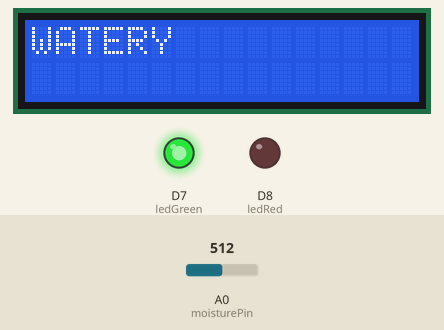
Bench run of a sketch on a simulated ESP8266 (NodeMCU). Parts: 16×2 character LCD, output pins drawn as LEDs (lit = HIGH). The test bench sets the inputs (shaded band); at power-on: A0 (moisturePin) = 512. WiFi joins after 1.5 s; servers stay silent unless stated; what the sketch prints to the serial monitor is not drawn.

Above: at 2.8 s.
2.9 s: A0 (moisturePin) set to 214
4.9 s: A0 (moisturePin) set to 185
At 6.7 s:
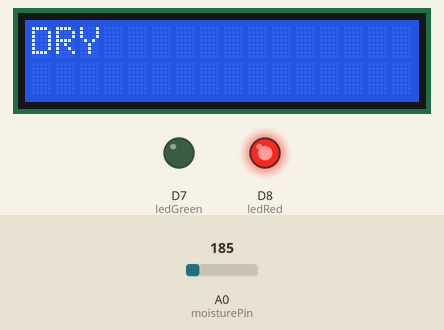
7.2 s: A0 (moisturePin) set to 210
At 8.8 s:
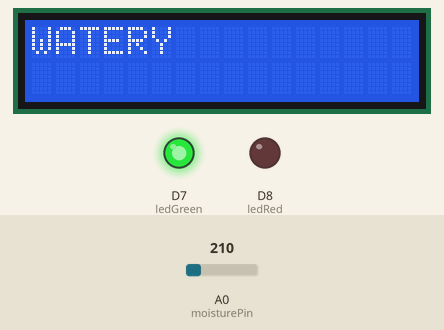
9.2 s: A0 (moisturePin) set to 190
At 11.2 s:
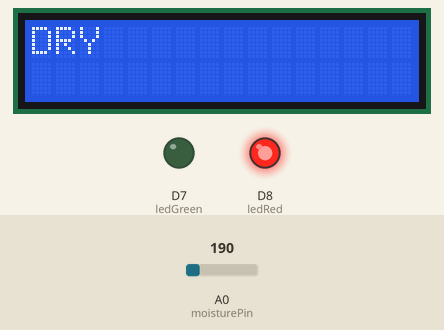
Timing chart, 0 to 12.2 s (numbered marks = the images above; inputs shaded):
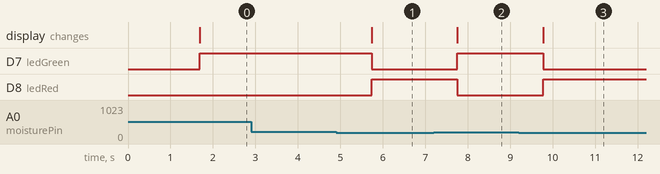

The sketch:

MIS_482_talha.ino
```cpp
#include <Wire.h>
#include <LiquidCrystal_I2C.h>
#include <ESP8266WiFi.h>
#include <ESP_Mail_Client.h>


#define WIFI_SSID "Zyxel_C271"
#define WIFI_PASSWORD "******"
#define AUTHOR_EMAIL "byte04@outlook.com"
#define AUTHOR_PASSWORD "******"
#define RECIPIENT_EMAIL "muhammedtalhasaglam0@gmail.com"
#define SMTP_HOST "smtp.office365.com"
#define SMTP_PORT 587
SMTPSession smtp;

#define LCD_MAX_COLS 16
#define LCD_MAX_ROWS  2
#define moisturePin A0
#define ledRed D8
#define ledGreen D7

int moistureVal;
String message = "";

LiquidCrystal_I2C lcd(0x27,LCD_MAX_COLS,LCD_MAX_ROWS);

int8_t LCD_cursor_col = 0;
int8_t LCD_cursor_row = 0;

int dt = 1000;
boolean isEmailSent = false;

void smtpCallback(SMTP_Status status);

void setup() {
  Serial.begin(115200);

  pinMode(moisturePin, INPUT);
  pinMode(ledRed, OUTPUT);
  pinMode(ledGreen, OUTPUT);

  lcd.init();
  lcd.backlight();
  resetCursor();

 /// Wifi

  Serial.println();
  Serial.print("Connecting to AP");
  WiFi.begin(WIFI_SSID, WIFI_PASSWORD);
  while (WiFi.status() != WL_CONNECTED){
    Serial.print(".");
    delay(200);
  }
  Serial.println("");
  Serial.println("WiFi connected.");
  Serial.println("IP address: ");
  Serial.println(WiFi.localIP());
  Serial.println();

  smtp.debug(1);

  /* Set the callback function to get the sending results */
  smtp.callback(smtpCallback);
}

void loop() {
  moistureVal = analogRead(moisturePin);
  Serial.print("moistureVal: "); Serial.println(moistureVal);

  if (moistureVal < 200) {
    dry();
  } else {
    watery();
  }

  delay(dt);
 }

void watery() {
    writeToLCD("WATERY");
    digitalWrite(ledRed, LOW);
    digitalWrite(ledGreen, HIGH);
    isEmailSent = false;
}

void dry() {
    writeToLCD("DRY");
    digitalWrite(ledRed, HIGH);
    digitalWrite(ledGreen, LOW);
    if (!isEmailSent) {
      sendEmail();
    }
}

void sendEmail() {

    /* Declare the session config data */
  ESP_Mail_Session session;

  /* Set the session config */
  session.server.host_name = SMTP_HOST;
  session.server.port = SMTP_PORT;
  session.login.email = AUTHOR_EMAIL;
  session.login.password = AUTHOR_PASSWORD;
  session.login.user_domain = "";

  /* Declare the message class */
  SMTP_Message message;

  /* Set the message headers */
  message.sender.name = "ESP";
  message.sender.email = AUTHOR_EMAIL;
  message.subject = "Flower Pot Is Dry";
  message.addRecipient("Talha", RECIPIENT_EMAIL);

  /*Send HTML message*/
  String htmlMsg = "<div style=\"color:#2f4468;\"><h1>Hello,</h1><p>- You need to water the flower pot.</p></div>";
  message.html.content = htmlMsg.c_str();
  message.text.charSet = "us-ascii";
  message.html.transfer_encoding = Content_Transfer_Encoding::enc_7bit;

  /* Connect to server with the session config */
  if (!smtp.connect(&session))
    return;

  /* Start sending Email and close the session */
  if (!MailClient.sendMail(&smtp, &message)) {
    Serial.println("Error sending Email, " + smtp.errorReason());
    return;
  }

   isEmailSent = true;
}

void smtpCallback(SMTP_Status status){
  /* Print the current status */
  Serial.println(status.info());

  /* Print the sending result */
  if (status.success()){
    Serial.println("----------------");
    ESP_MAIL_PRINTF("Message sent success: %d\n", status.completedCount());
    ESP_MAIL_PRINTF("Message sent failled: %d\n", status.failedCount());
    Serial.println("----------------\n");
    struct tm dt;

    for (size_t i = 0; i < smtp.sendingResult.size(); i++){
      /* Get the result item */
      SMTP_Result result = smtp.sendingResult.getItem(i);
      time_t ts = (time_t)result.timestamp;
      localtime_r(&ts, &dt);

      ESP_MAIL_PRINTF("Message No: %d\n", i + 1);
      ESP_MAIL_PRINTF("Status: %s\n", result.completed ? "success" : "failed");
      ESP_MAIL_PRINTF("Date/Time: %d/%d/%d %d:%d:%d\n", dt.tm_year + 1900, dt.tm_mon + 1, dt.tm_mday, dt.tm_hour, dt.tm_min, dt.tm_sec);
      ESP_MAIL_PRINTF("Recipient: %s\n", result.recipients);
      ESP_MAIL_PRINTF("Subject: %s\n", result.subject);
    }
    Serial.println("----------------\n");
  }
}

void writeToLCD(String message) {
   resetCursor();
   Serial.print("Writing message: ");Serial.println(message);
   for (int i=0;i< message.length(); i++){
    char ch = message[i];
    lcd.write(ch);
    increaseLCDCursor();
  }

}
void increaseLCDCursor() {
  LCD_cursor_col ++;

  if(LCD_cursor_col>=LCD_MAX_COLS){
    LCD_cursor_col = 0;
    LCD_cursor_row++;

    if(LCD_cursor_row>=LCD_MAX_ROWS)
      LCD_cursor_row = 0;

    lcd.setCursor(LCD_cursor_col,LCD_cursor_row);

    for(int i=0;i<LCD_MAX_COLS;i++){
      lcd.write(' ');
    }
  }

  lcd.setCursor(LCD_cursor_col,LCD_cursor_row);
}

void resetCursor() {
  lcd.clear();
  lcd.setCursor(0,0);
  LCD_cursor_col=0;
  LCD_cursor_row=0;
}
```

Measured:
- the behaviour switches between 200 and 199 on A0 (moisturePin) (found by bisection; images 0 and 1)
- after the input at 2.9 s, every drawn part: stays the same
- after the input at 4.9 s, D7 (ledGreen): HIGH → LOW after 0.84 s; D8 (ledRed): LOW → HIGH after 0.84 s; the display: changes after 0.84 s (image 1)
- after the input at 7.2 s, D7 (ledGreen): LOW → HIGH after 0.56 s; D8 (ledRed): HIGH → LOW after 0.56 s; the display: changes after 0.56 s (image 2)
- after the input at 9.2 s, D7 (ledGreen): HIGH → LOW after 0.58 s; D8 (ledRed): LOW → HIGH after 0.58 s; the display: changes after 0.58 s (image 3)
